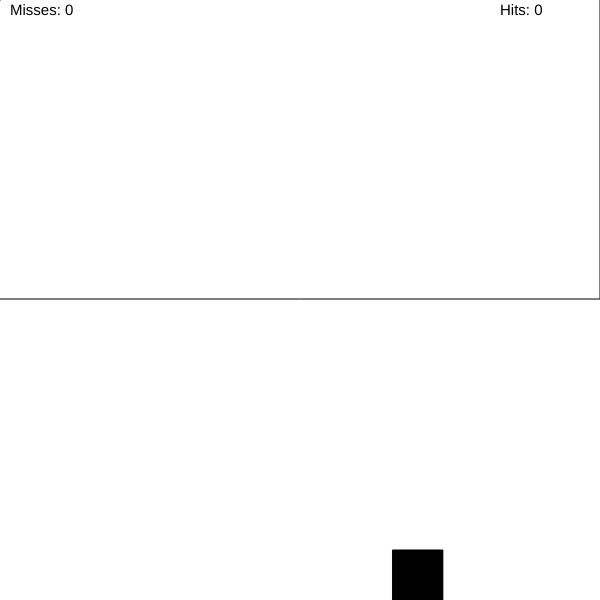
Frame 1 (no input)
Frame 60 (no input): identical to frame 1, image omitted
Frame 120 (the mouse pressed at the canvas centre since frame 60): identical to frame 1, image omitted

The p5.js sketch that drew this single still picture (run headless with seeded random() and noise() and a simulated clock; from frame 60 on, the mouse is pressed at the canvas centre):

// p5.js sketch
// ── sketch.js
//the canvas and its location
let canvas;
let x, y;

// the buttons
let easyButton, mediumButton, hardButton;

// canvas components
let box, ball, _rect;

// hits and misses
let misses = 0;
let hits = 0;
let missesText, hitsText;

// the allowed ball drop area
let easyLine = 300;
let mediumLine = 200;
let hardLine = 100;

// the difficulty ine
let diffLine;

function setup() {
  // the canvas
  canvas = createCanvas(600, 600);

  // creating the canvas
  createButtons();

  // initializing difficulty
  easyBox();

  // initializing ball
  ball = new Ball(-5, -5);
}

function draw() {

  // drawing canvas components
  background(255);
  centerCanvas();
  positionDOM();
  drawRect(diffLine);

  box.draw();
  drawText();

  // moving the ball
  if(ball.y > 0) {
    ball.y += 4;
  }

  // drawing the ball and checking its position
  ball.draw();
  ball.checkBox();

}

function mousePressed() {
  // drops a ball if user clicks within
  // allowed area
  if(mouseY < diffLine) {
    ball = new Ball(mouseX, mouseY);
  }
}

function centerCanvas() {

  //centering canvas
  x = (windowWidth - width) / 2;
  y = (windowHeight - height) / 2;
  canvas.position(x, y);
}

function positionDOM() {

  // positioning buttons relative to canvas
  easyButton.position(x +  120, y - 40);
  mediumButton.position(x + 270, y - 40);
  hardButton.position(x + 420, y  - 40);

}

function createButtons() {
  //the easy button
  easyButton = createButton("EASY");
  easyButton.addClass("btn btn-success");
  easyButton.mousePressed(easyBox);

  // the medium button
  mediumButton = createButton("MEDIUM");
  mediumButton.addClass("btn btn-primary");
  mediumButton.mousePressed(mediumBox);

  // the hard button
  hardButton = createButton("HARD");
  hardButton.addClass("btn btn-danger");
  hardButton.mousePressed(hardBox);
}

function easyBox() {
  // creates a box with the easy setting
  box = new Box("easy");
  _difficulty = "easy"
  diffLine = easyLine;
}

function mediumBox() {
  // creates a box with the medium setting
  box = new Box("medium");
  _difficulty = "medium";
  diffLine = mediumLine;
}

function hardBox() {
  // creates a box with the hard setting
  box = new Box("hard");
  _difficulty = "hard";
  diffLine = hardLine;
}

function drawText() {
  // creates the score texts
  textSize(15);
  missesText = text("Misses: " + misses, 10, 15);
  hitsText = text("Hits: " + hits,  500, 15);
}

function drawRect(_diff) {
  // draws the difficulty area
  _rect = rect(-1, -1, width + 1, _diff);
}

// ── ball.js
function Ball(x, y) {
  // the ball parameters
  this.x = x;
  this.y = y;
  this.r = 15;

  this.draw = function() {
    // drawing the ball
    push();
    fill(0);
    ellipse(this.x, this.y, this.r, this.r);
    pop();
  }

  this.checkBox = function() {
    //checking to see if ball falls into box
    if(ball.y > box.y) {
      if(ball.x > box.x && ball.x < box.x + box.w) {
        hits += 1;
        ball = new Ball(-5, -5);
        box.x = random(0, width - box.w);
      }
      else {
        if (ball.y > 600) {
          misses += 1;
          ball = new Ball(-5, -5);
          box.x = random(0, width - box.w);
        }
      }
    }
  }
}

// ── box.js

function Box(difficulty) {

  //sets box with according to difficulty
  switch(difficulty) {
    case "easy":
      this.w = 50;
      break;
    case "medium":
      this.w = 35;
      break;
    case "hard":
      this.w = 20;
  }

  // box height
  this.h = 50;

  // the box location
  this.x = random(0, width - this.w);
  this.y = height - this.h;

  this.draw = function() {
    // drawing the box
    push();
    fill(0);
    rect(this.x, this.y, this.w, this.h);
    pop();
  }
}
